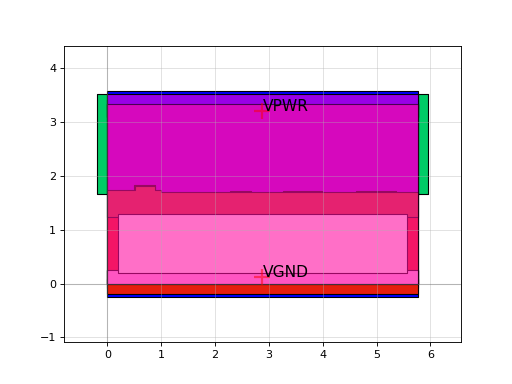

This chart was generated by the following Python code:
import sky130

c = sky130.components.sky130_fd_sc_hs__nor4b_2()
c.plot()
